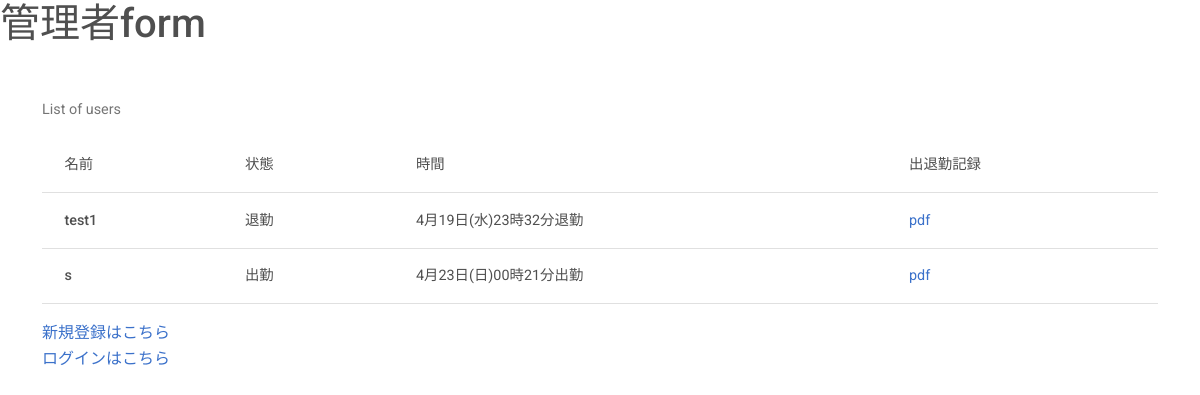
The app's page /adminform (signed in), older data.
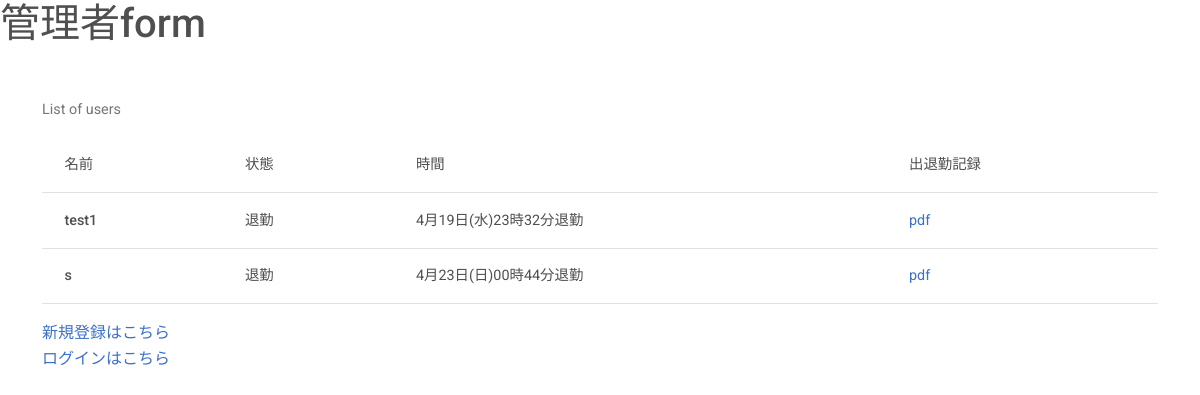
The same page, newer data.
### attendance/models.py (models this page shows, shortened)
class Account(models.Model):
    user = models.ForeignKey(User, on_delete=models.CASCADE)
    is_working = models.BooleanField(default=False)
    start_time = models.DateTimeField(verbose_name="開始時間")
    end_time = models.DateTimeField(verbose_name="終了時間")

### attendance/views.py (the view)
# urls.py: path("adminform", views.AdminFrom.as_view(), name="AdminForm"),
class AdminFrom(ListView):
    model = Account
    template_name = "attendance/admin_form.html"
    def get(self,request):
        if not request.user.is_superuser:
            return HttpResponseRedirect(reverse('Login'))
        return super().get(request)

### templates/attendance/admin_form.html (shortened to what this page needs)
{% extends "attendance/DB5_base.html" %}
{% block body %}
<header><h1>管理者form</h1></header>
<br>
<div class="container">
    <table class="table caption-top">
        <caption>List of users</caption>
        <thead>
          <tr>
            <th scope="col">名前</th>
            <th scope="col">状態</th>
            <th scope="col">時間</th>
            <th scope="col">出退勤記録</th>
          </tr>
        </thead>
        <tbody>
        {% for account in object_list %}
            <tr>
            {% if not account.user.username == "admin" %}
            <th scope="row">{{account.user}}</th>
                {% if account.is_working %}
                    <td>出勤</td>
                    <td>{{ account.start_time|date:"n月d日(D)H時i分" }}出勤</td>
                {% else %}
                    <td>退勤</td>
                    <td>{{ account.end_time|date:"n月d日(D)H時i分" }}退勤</td>
                {% endif %}
                <td>
                    <a href="{% url 'PopPDF' user=account.user.username %}" target="_blank" rel="noreferrer noopener">pdf</a>
                </td>
            {% endif %}
            </tr>
        {% endfor %}
        </tbody>
      </table>
      <a href="{% url 'Register' %}">新規登録はこちら</a><br>
      <a href="{% url 'Login' %}">ログインはこちら</a><br>
 </div>
{% endblock body %}

### templates/attendance/DB5_base.html (shortened to what this page needs)
{% load static %}
<!DOCTYPE html>
<html lang="ja">
  <head>
    <link
      rel="stylesheet"
      href="https://cdnjs.cloudflare.com/ajax/libs/font-awesome/6.0.0/css/all.min.css"
    />
    <link rel="stylesheet" href="{% static 'attendance/MDB5/css/mdb.min.css' %}" />
</head>
  <body>
    {% block body %}
    {% endblock %}
  </body>
</html>

Row changes from the older to the newer data that the page shows:
changed Account (number 2 of 2 on the later page): end_time (not shown) → "4月23日(日)00時44分"; start_time "4月23日(日)00時21分" → (not shown); is_working "出勤 出勤" → "退勤 退勤"
